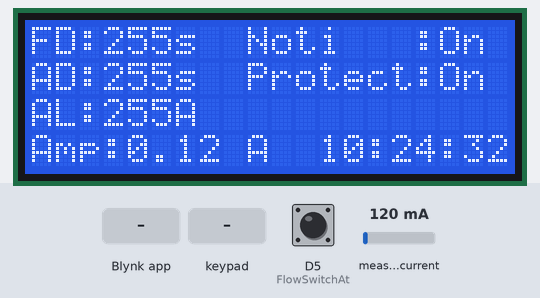
This sketch was run on a simulated ESP8266 (NodeMCU). On the bench: 20×4 character LCD. The test bench sets the inputs (shaded band); at power-on: measured current 120 mA, D5 (FlowSwitchAt) LOW. WiFi joins after 1.5 s; servers stay silent unless stated; the local clock reads 2024-03-15 10:24:30 at power-on unless the sketch sets it; EEPROM starts erased.

Above: at 3.6 s.
3.7 s: Blynk app writes 0 to V0
At 6.6 s:
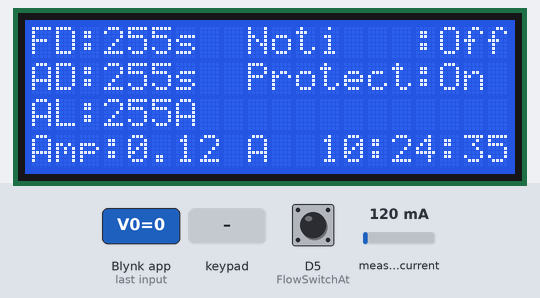
7.9 s: key '#' pressed
At 9.0 s:
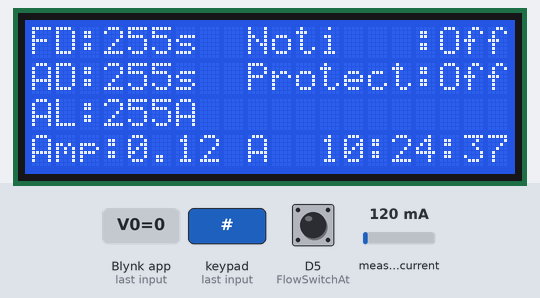
11.9 s: keypad keys 0 1 2 3 * pressed 0.4 s apart
At 14.8 s:
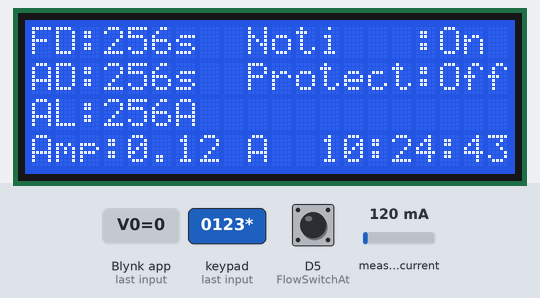
17.4 s: measured current set to 40 mA
At 19.0 s:
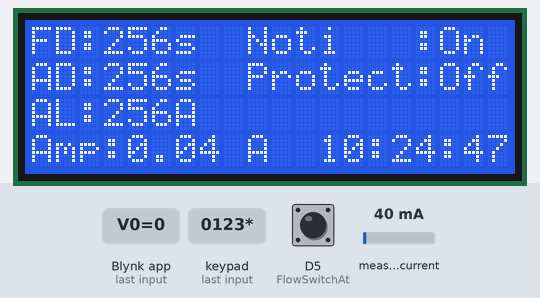
19.3 s: keypad keys 0 1 2 3 pressed 0.4 s apart
At 21.3 s:
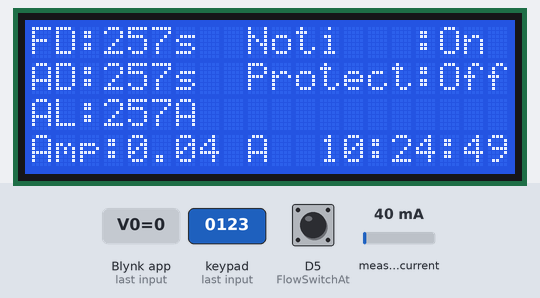
22.4 s: measured current set to 500 mA
At 23.9 s:
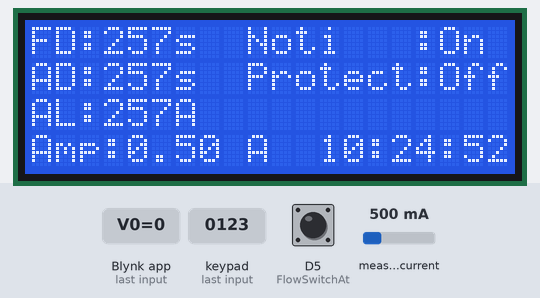
Timing chart, 0 to 25.1 s (numbered marks = the images above; inputs shaded):
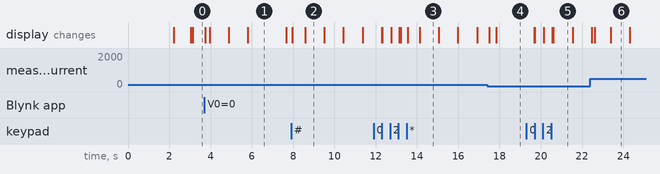

The sketch:

Program.ino
```cpp
#include <PZEM004Tv30.h>
#include <BlynkSimpleEsp8266.h>
#include <LiquidCrystal_I2C.h>
#include <Wire.h>
#include <EEPROM.h>
#include <ESP8266WiFi.h>
#include <WidgetRTC.h>
#include <TimeLib.h>
#include <Keypad_I2C.h>
#include <UniversalTelegramBot.h>
#include <WiFiClientSecure.h>
#include <ArduinoJson.h>

const char *auth = "81PnZkd7Wmmt2rGAmoO7NaqeZ-Jc8kNd";
#define BOTtoken "7796144445:AAGr5zH_RP1n7oc2ehF653BvTZrCtZ3dn2I"
#define CHAT_ID "-4973400356"

X509List cert(TELEGRAM_CERTIFICATE_ROOT);
WiFiClientSecure client;
UniversalTelegramBot bot(BOTtoken, client);

// only 2.4 G
const char *ssid = "licht";
const char *pass = "licht4825!";
// const char *ssid = "NT-HUAWEI-2.4G";
// const char *pass = "kai.kai.kai";
// const char* ssid = "Watnoo";
// const char* pass = "0817927275";

const byte ROW_NUM = 4;
const byte COLUMN_NUM = 4;

char keys[ROW_NUM][COLUMN_NUM] = {
  { '1', '2', '3', 'A' },
  { '4', '5', '6', 'B' },
  { '7', '8', '9', 'C' },
  { '*', '0', '#', 'D' }
};

byte pin_rows[ROW_NUM] = { 0, 1, 2, 3 };
byte pin_column[COLUMN_NUM] = { 4, 5, 6, 7 };

WidgetRTC rtc;
PZEM004Tv30 pzem(D6, D7);
BlynkTimer TimerClockDisplay, TimerSensor;
Keypad_I2C keypad(makeKeymap(keys), pin_rows, pin_column, ROW_NUM, COLUMN_NUM, 0x20);
LiquidCrystal_I2C lcd(0x27, 20, 4);

BLYNK_CONNECTED() {
  rtc.begin();
}

byte PumpStatus = 0;
byte RelayAt = D4;
byte FlowSwitchAt = D5;
unsigned long flowlasttime;
unsigned long lowamplasttime;
byte FlowSwitchStatus = 0;
// isExit = 1 ; เพราะ Flow Switch ไม่ทำงาน
// isExit = 2 ; เพราะ ไฟเกิน
byte isExit = 0;
// byte StatusSendNotiPump = 0;
// byte StatusSendNotiNotFlow = 0;
byte StatusSendNotiHaveProblem = 0;
float current = 0;
// byte page = 0;

WidgetLED LEDpumpworking(V2);
WidgetLED LEDpumppause(V3);
WidgetLED LEDFlowSwitch(V1);
WidgetLED LEDabnormalcurrent(V5);
WidgetLED LEDforcestop(V8);

unsigned long DelayFlow = 0;
unsigned long AmpLimit = 0;
unsigned long DelayAmp = 0;
byte Noti = 0;
byte ProtectMode = 0;

void sendTelegram(String message, String format = "") {
  bot.sendMessage(CHAT_ID, message, format);
}

BLYNK_WRITE(V10) {
  DelayFlow = param.asInt();
  EEPROM.write(0, DelayFlow);
  EEPROM.commit();
  DelayFlow = DelayFlow * 1000;
  MainMenu1Page();

  // if (Noti) sendTelegram((String) "Received DelayFlow: " + DelayFlow + " sec");
  // if (page == 1) PageDelayFlow();
  // Serial.println((String) "Received DelayFlow: " + DelayFlow);
}

BLYNK_WRITE(V9) {
  AmpLimit = param.asInt();
  EEPROM.write(1, AmpLimit);
  EEPROM.commit();
  MainMenu1Page();

  // if (page == 3) PageAmpLimit();
  // Serial.println((String) "Received AmpLimit: " + AmpLimit);
  // if (Noti) sendTelegram((String) "Received AmpLimit: " + AmpLimit + " Amp");
}

BLYNK_WRITE(V6) {
  DelayAmp = param.asInt();
  EEPROM.write(2, DelayAmp);
  DelayAmp = DelayAmp * 1000;
  EEPROM.commit();
  MainMenu1Page();

  // if (Noti) sendTelegram((String) "Received DelayAmp: " + DelayAmp + " sec");
  // if (page == 2) PageDelayAmp();
  // Serial.println((String) "Received DelayAmp: " + DelayAmp);
}

BLYNK_WRITE(V0) {
  Noti = param.asInt();
  EEPROM.write(3, Noti);
  EEPROM.commit();
  MainMenu1Page();

  String message = (String) "Received Noti: " + (Noti ? "True" : "False");
  // Serial.println(message);
  // sendTelegram(message);
  // if (page == 4) PageToggle();
}

BLYNK_WRITE(V7) {
  ProtectMode = param.asInt();
  flowlasttime = lowamplasttime = millis();
  isExit = 0;
  EEPROM.write(4, ProtectMode);
  EEPROM.commit();
  MainMenu1Page();

  String message = (String) "Received ProtectMode: " + (ProtectMode ? "True" : "False");
  // Serial.println(message);
  // if (Noti) sendTelegram(message);
  // if (page == 4) PageToggle();
}

BLYNK_WRITE(V11) {
  int pinValue = param.asInt();
  if (pinValue) {
    isExit = 0;
    LEDabnormalcurrent.off();
    LEDforcestop.off();
    MainMenu1Page();
    // Serial.println("isExit = 0");
    // if (Noti) sendTelegram("Reset System");
  }
}

void setup() {
  // Serial.begin(115200);
  EEPROM.begin(512);
  DelayFlow = EEPROM.read(0) * 1000;
  AmpLimit = EEPROM.read(1);
  DelayAmp = EEPROM.read(2) * 1000;
  Noti = EEPROM.read(3);
  ProtectMode = EEPROM.read(4);
  isExit = 0;
  // page = 0;

  // Start Blank Menu
  // String FD = (String) "FD:" + DelayFlow / 1000 + (DelayFlow<10000?" ":0);
  // String AD = (String) "AD:" + DelayAmp / 1000 + (DelayAmp<10000?" ":0);
  // String AL = (String) "AL:" + AmpLimit + (AmpLimit<10?" ":0);
  // String NotifyStatus = (String) "Noti   :" + (Noti ? "On " : "Off");
  // String Protect = (String) "Protect:" + (ProtectMode ? "On " : "Off");
  // lcd.setCursor(0, 0);
  // lcd.print(FD);
  // lcd.setCursor(6, 0);
  // lcd.print("s");
  // lcd.setCursor(0, 1);
  // lcd.print(AD);
  // lcd.setCursor(6, 1);
  // lcd.print("s");
  // lcd.setCursor(0, 2);
  // lcd.print(AL);
  // lcd.setCursor(6, 2);
  // lcd.print("A");
  // lcd.setCursor(9, 0);
  // lcd.print(NotifyStatus);
  // lcd.setCursor(9, 1);
  // lcd.print(Protect);
  // lcd.setCursor(0, 3);

  configTime(0, 0, "pool.ntp.org");
  client.setTrustAnchors(&cert);
  WiFi.begin(ssid, pass);
  // Serial.print("Connecting to WiFi");
  while (WiFi.status() != WL_CONNECTED) {
    delay(500);
    // Serial.print(".");
  }
  // Serial.println("\nWiFi connected");
  Blynk.begin(auth, ssid, pass, "blynk.en-26.com", 9600);
  // Serial.println(Noti);

  sendTelegram("Starting System");

  TimerClockDisplay.setInterval(925L, ClockDisplay);
  TimerSensor.setInterval(1025L, ReadSensor);

  keypad.begin(makeKeymap(keys));
  ClockDisplay();
  lcd.init();
  lcd.backlight();
  lcd.clear();

  Blynk.virtualWrite(V10, EEPROM.read(0));
  Blynk.virtualWrite(V9, EEPROM.read(1));
  Blynk.virtualWrite(V6, EEPROM.read(2));
  Blynk.virtualWrite(V0, EEPROM.read(3));
  Blynk.virtualWrite(V7, EEPROM.read(4));

  pinMode(FlowSwitchAt, INPUT);
  pinMode(RelayAt, OUTPUT);

  flowlasttime = lowamplasttime = millis();
  digitalWrite(RelayAt, 1);

  if (isnan(pzem.current()))
    current = 0;
  else
    current = pzem.current();

  // MainMenu();
  MainMenu1Page();
}

void ClockDisplay() {
  char Time[10];
  sprintf(Time, "%02d:%02d:%02d", hour(), minute(), second());
  String Date = String(day()) + "/" + month() + "/" + year();
  // Serial.println((String) "Current time: " + Time + " " + Date);

  lcd.setCursor(20 - strlen(Time), 3);
  lcd.print(Time);

  Blynk.virtualWrite(V13, Time);
  Blynk.virtualWrite(V12, Date);
}

void ReadSensor() {
  if (isnan(pzem.current()))
    current = 0.00;
  else
    current = pzem.current();
  FlowSwitchStatus = digitalRead(FlowSwitchAt);
  lcd.setCursor(0, 3);
  lcd.print((String) "Amp:" + current + " A  ");
  // if (page == 0) {
  //   lcd.setCursor(0, 3);
  //   lcd.print("A : ");
  //   lcd.setCursor(4, 3);
  //   lcd.print(current);
  // }
  Blynk.virtualWrite(V4, current);

  // Start CheckIf
  // Check Pump Status
  if (current > 0.5) {    // ถ้าปั๊มทำงาน
    LEDpumpworking.on();  // เปิด LED v2
    LEDpumppause.off();   // ปิด LED v3
    // if (Noti) {
    //   if (!StatusSendNotiPump) {
    //     sendTelegram("Water Pump Active");
    //     StatusSendNotiPump = 1;
    //   }
    // }

    // Check FlowSwitch Status
    if (FlowSwitchStatus) {
      LEDFlowSwitch.on();  // on LED v1
      flowlasttime = millis();
    } else {
      LEDFlowSwitch.off();  // off LED v1
      if (millis() - flowlasttime > DelayFlow) {
        StatusSendNotiHaveProblem = (isExit ? 0 : 1);
        isExit = 1;
      }
    }

    // ตรวจสอบกระแสผิดปกติ
    if (current > AmpLimit) {
      LEDabnormalcurrent.on();  // on LED v5
      if (millis() - lowamplasttime > DelayAmp) {
        StatusSendNotiHaveProblem = (isExit ? 0 : 2);
        isExit = 2;
      }
    } else {
      LEDabnormalcurrent.off();  // off LED v5
      lowamplasttime = millis();
    }
  } else {
    LEDpumpworking.off();  // off LED v2
    LEDpumppause.on();     // on LED v3
    LEDFlowSwitch.off();
    LEDabnormalcurrent.off();
    flowlasttime = lowamplasttime = millis();
  }

  if (isExit == 1) {
    if (ProtectMode) {
      if (millis() - flowlasttime > DelayFlow) {
        digitalWrite(RelayAt, 0);
        LEDpumpworking.off();
        LEDpumppause.on();
      }
    }
    if (Noti && StatusSendNotiHaveProblem) {
      sendTelegram("Having Problem (Water not flow)");
      StatusSendNotiHaveProblem = 0;
    }
    LEDFlowSwitch.on();
    LEDforcestop.on();
  } else if (isExit == 2) {
    if (ProtectMode) {
      if (millis() - lowamplasttime > DelayAmp) {
        digitalWrite(RelayAt, 0);
        LEDpumpworking.off();
        LEDpumppause.on();
      }
    }
    if (Noti && StatusSendNotiHaveProblem) {
      sendTelegram("Having Problem (High Amp usage)");
      StatusSendNotiHaveProblem = 0;
    }
    LEDforcestop.on();
    LEDabnormalcurrent.on();
  } else {
    LEDforcestop.off();
    digitalWrite(RelayAt, 1);
  }
}

void MainMenu1Page() {
  String FD = (String) "FD:" + DelayFlow / 1000 + (DelayFlow<10000?" ":0);
  String AD = (String) "AD:" + DelayAmp / 1000 + (DelayAmp<10000?" ":0);
  String AL = (String) "AL:" + AmpLimit + (AmpLimit<10?" ":0);
  String NotifyStatus = (String) "Noti   :" + (Noti ? "On " : "Off");
  String Protect = (String) "Protect:" + (ProtectMode ? "On " : "Off");
  lcd.setCursor(0, 0);
  lcd.print(FD);
  lcd.setCursor(6, 0);
  lcd.print("s");
  lcd.setCursor(0, 1);
  lcd.print(AD);
  lcd.setCursor(6, 1);
  lcd.print("s");
  lcd.setCursor(0, 2);
  lcd.print(AL);
  lcd.setCursor(6, 2);
  lcd.print("A");
  lcd.setCursor(9, 0);
  lcd.print(NotifyStatus);
  lcd.setCursor(9, 1);
  lcd.print(Protect);
  lcd.setCursor(0, 3);
}

/*
unsigned long DelayFlow = 0;
unsigned long AmpLimit = 0;
unsigned long DelayAmp = 0;
byte Noti = 0;
byte ProtectMode = 0;
*/

/*
Start MultiPage

void MainMenu() {
  page = 0;
  lcd.setCursor(0, 0);
  lcd.print("1:FlowDelay  4:Other");
  lcd.setCursor(0, 1);
  lcd.print("2:AmpDelay          ");
  lcd.setCursor(0, 2);
  lcd.print("3:AmpLimit          ");
}


void PageDelayFlow() {
  page = 1;
  lcd.setCursor(0, 0);
  lcd.print("FlowDelay :         ");
  lcd.setCursor(13, 0);
  lcd.print(DelayFlow / 1000);
  lcd.setCursor(18, 0);
  lcd.print("s");
  lcd.setCursor(0, 1);
  lcd.print("A:Add               ");
  lcd.setCursor(0, 2);
  lcd.print("B:Reduce      D:Back");
  // lcd.setCursor(14, 2);
  // lcd.print("D:Back");
}
void PageDelayAmp() {
  page = 2;
  lcd.setCursor(0, 0);
  lcd.print("AmpDelay :          ");
  lcd.setCursor(12, 0);
  lcd.print(DelayAmp / 1000);
  lcd.setCursor(18, 0);
  lcd.print("s");
  lcd.setCursor(0, 1);
  lcd.print("A:Add               ");
  lcd.setCursor(0, 2);
  lcd.print("B:Reduce      D:Back");
  // lcd.setCursor(14, 2);
  // lcd.print("D:Back");
}
void PageAmpLimit() {
  page = 3;
  lcd.setCursor(0, 0);
  lcd.print("AmpLimit :          ");
  lcd.setCursor(12, 0);
  lcd.print(AmpLimit);
  lcd.setCursor(18, 0);
  lcd.print("A");
  lcd.setCursor(0, 1);
  lcd.print("A:Add               ");
  lcd.setCursor(0, 2);
  lcd.print("B:Reduce      D:Back");
  // lcd.setCursor(14, 2);
  // lcd.print("D:Back");
}
void PageToggle() {
  page = 4;
  lcd.setCursor(0, 0);
  lcd.print("A:Notify       : ");
  lcd.setCursor(17, 0);
  lcd.print(Noti ? "On " : "Off");
  lcd.setCursor(0, 1);
  lcd.print("B:Protect Mode : ");
  lcd.setCursor(17, 1);
  lcd.print(ProtectMode ? "On " : "Off");
  lcd.setCursor(0, 2);
  lcd.print("              D:Back");
}
*/

void UpdateDelayFlow(unsigned long value) {
  // PageDelayFlow();
  MainMenu1Page();
  Blynk.virtualWrite(V10, value);
  UpdateEEPROM(0, value, "DelayFlow");
  // Serial.println((String) "Received DelayFlow: " + value * 1000);
  // if (Noti) sendTelegram((String) "Received DelayFlow: " + value + " sec");
}
void UpdateDelayAmp(unsigned long value) {
  // PageDelayAmp();
  MainMenu1Page();
  Blynk.virtualWrite(V6, value);
  UpdateEEPROM(2, value, "DelayAmp");
  // Serial.println((String) "Received DelayAmp: " + value * 1000);
  // if (Noti) sendTelegram((String) "Received DelayAmp: " + value + " sec");
}
void UpdateAmpLimit(unsigned long value) {
  // PageAmpLimit();
  MainMenu1Page();
  Blynk.virtualWrite(V9, value);
  UpdateEEPROM(1, value, "AmpLimit");
  // Serial.println((String) "Received AmpLimit: " + value);
  // if (Noti) sendTelegram((String) "Received AmpLimit: " + value + " Amp");
}
void UpdatePageToggleNoti(byte value) {
  // PageToggle();
  MainMenu1Page();
  Blynk.virtualWrite(V0, value);
  UpdateEEPROM(3, value, "Noti");
  String message = (String) "Received Noti: " + (Noti ? "True" : "False");
  // sendTelegram(message);
  // Serial.println(message);
}
void UpdatePageToggleProtectMode(byte value) {
  // PageToggle();
  MainMenu1Page();
  Blynk.virtualWrite(V7, value);
  UpdateEEPROM(4, value, "ProtectMode");
  String message = (String) "Received ProtectMode: " + (ProtectMode ? "True" : "False");
  if (Noti) sendTelegram(message);
  // Serial.println(message);
}

// End MultiPage

void UpdateEEPROM(byte address, unsigned long value, String label) {
  EEPROM.write(address, value);
  EEPROM.commit();
}

void loop() {
  char key = keypad.getKey();

  Blynk.run();
  TimerClockDisplay.run();
  TimerSensor.run();
  if (key) {
    // Start Show LCD

    switch (key) {
      case '1':
        DelayFlow += 1000;
        UpdateDelayFlow(DelayFlow / 1000);
        break;
      case '4':
        DelayFlow -= 1000;
        UpdateDelayFlow(DelayFlow / 1000);
        break;
      case '2':
        DelayAmp += 1000;
        UpdateDelayAmp(DelayAmp / 1000);
        break;
      case '5':
        DelayAmp -= 1000;
        UpdateDelayAmp(DelayAmp / 1000);
        break;
      case '3':
        AmpLimit++;
        UpdateAmpLimit(AmpLimit);
        break;
      case '6':
        AmpLimit--;
        UpdateAmpLimit(AmpLimit);
        break;
      case '*':
        Noti = (Noti ? 0 : 1);
        UpdatePageToggleNoti(Noti);
        break;
      case '#':
        ProtectMode = (ProtectMode ? 0 : 1);
        UpdatePageToggleProtectMode(ProtectMode);
        break;
      case '0':
        isExit = 0;
        LEDabnormalcurrent.off();
        LEDforcestop.off();
        MainMenu1Page();
        // Serial.println("isExit = 0");
        if (Noti) sendTelegram("Reset System");
        break;
    }

    // Start MiltiPage
    /*
    switch (page) {
      case 0:
        switch (key) {
          case '1': PageDelayFlow(); break;
          case '2': PageDelayAmp(); break;
          case '3': PageAmpLimit(); break;
          case '4': PageToggle(); break;
        }
        break;
      case 1:
        switch (key) {
          case 'A':
            DelayFlow += 1000;
            UpdateDelayFlow(DelayFlow / 1000);
            break;
          case 'B':
            DelayFlow -= 1000;
            UpdateDelayFlow(DelayFlow / 1000);
            break;
          case 'D': MainMenu(); break;
        }
        break;
      case 2:
        switch (key) {
          case 'A':
            DelayAmp += 1000;
            UpdateDelayAmp(DelayAmp / 1000);
            break;
          case 'B':
            DelayAmp -= 1000;
            UpdateDelayAmp(DelayAmp / 1000);
            break;
          case 'D': MainMenu(); break;
        }
        break;
      case 3:
        switch (key) {
          case 'A':
            AmpLimit++;
            UpdateAmpLimit(AmpLimit);
            break;
          case 'B':
            AmpLimit--;
            UpdateAmpLimit(AmpLimit);
            break;
          case 'D': MainMenu(); break;
        }
        break;
      case 4:
        switch (key) {
          case 'A':
            Noti = (Noti ? 0 : 1);
            UpdatePageToggleNoti(Noti);
            break;
          case 'B':
            ProtectMode = (ProtectMode ? 0 : 1);
            UpdatePageToggleProtectMode(ProtectMode);
            break;
          case 'D': MainMenu(); break;
        }
    }
    */
    // End MultiPage
  }
  // End Show LCD
}
```

Measured:
- after the input at 3.7 s, the display: first changes after 0.05 s (image 1 shows a later state)
- after the input at 7.9 s, the display: first changes after 0.06 s (image 2 shows a later state)
- after the input at 17.4 s, the display: first changes after 0.09 s (image 4 shows a later state)
- what the display in image 3 shows lasts 1.0 s, from 14.1 s to 15.1 s
